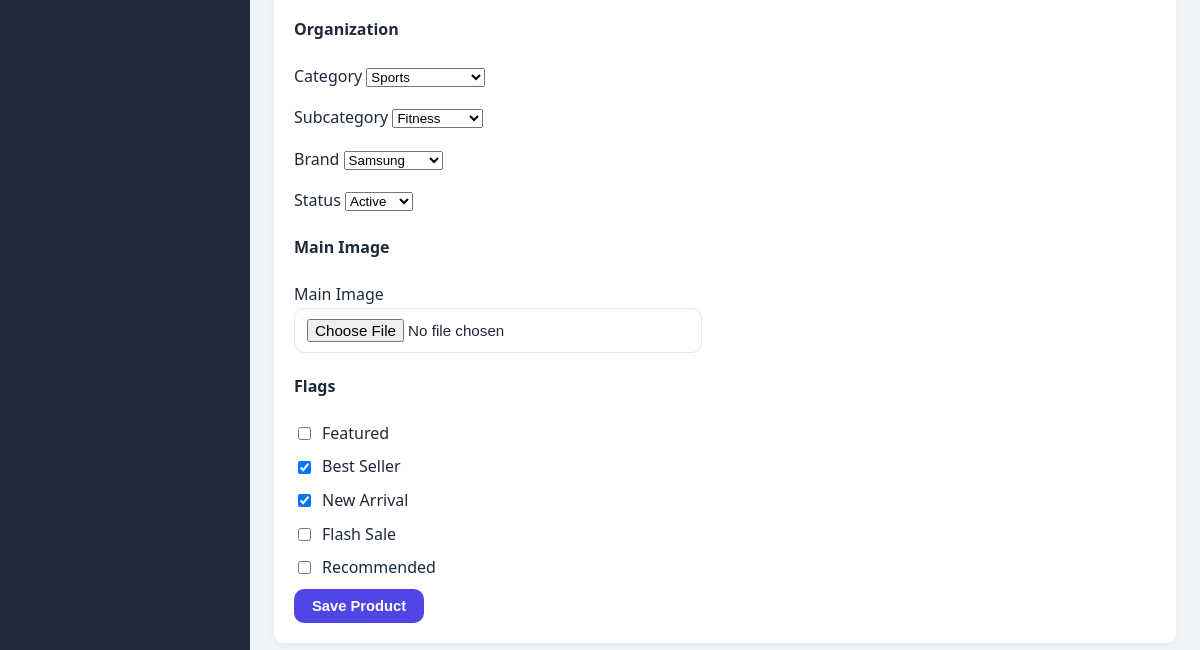
Before: /admin/products/8/edit (signed in, lower part) with the older database file.
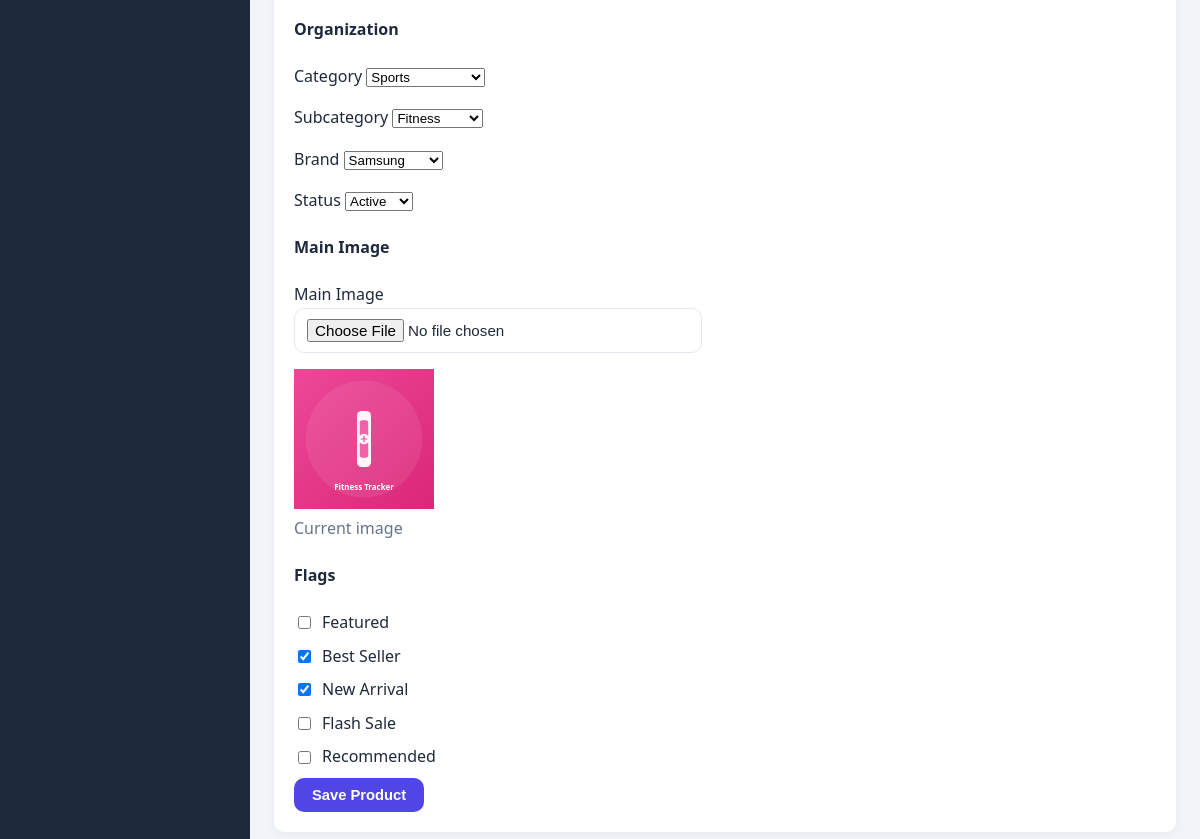
After: the same page with the newer database file.
### app/models/catalog.py (models this page shows, shortened)
class Product(db.Model):
    __tablename__ = 'products'
    id = db.Column(db.Integer, primary_key=True)
    name = db.Column(db.String(255), nullable=False, index=True)
    slug = db.Column(db.String(280), unique=True, nullable=False, index=True)
    sku = db.Column(db.String(80), unique=True, nullable=False, index=True)
    category_id = db.Column(db.Integer, db.ForeignKey('categories.id', ondelete='SET NULL'))
    subcategory_id = db.Column(db.Integer, db.ForeignKey('categories.id', ondelete='SET NULL'))
    brand_id = db.Column(db.Integer, db.ForeignKey('brands.id', ondelete='SET NULL'))
    main_image = db.Column(db.String(255))
    video_url = db.Column(db.String(255))
    short_description = db.Column(db.Text)
    description = db.Column(db.Text)
    price = db.Column(db.Numeric(12, 2), nullable=False, index=True)
    old_price = db.Column(db.Numeric(12, 2))
    cost_price = db.Column(db.Numeric(12, 2))  # for profit estimates
    stock_quantity = db.Column(db.Integer, default=0, index=True)
    min_stock_level = db.Column(db.Integer, default=5)
    sold_count = db.Column(db.Integer, default=0, index=True)
    colors = db.Column(db.String(255))  # comma separated
    sizes = db.Column(db.String(255))   # comma separated
    warranty_info = db.Column(db.Text)
    return_policy = db.Column(db.Text)
    shipping_info = db.Column(db.Text)
    condition = db.Column(db.String(30), default='new')  # new | used | refurbished
    is_featured = db.Column(db.Boolean, default=False)
    is_bestseller = db.Column(db.Boolean, default=False)
    is_new_arrival = db.Column(db.Boolean, default=False)
    is_flash_sale = db.Column(db.Boolean, default=False)
    is_recommended = db.Column(db.Boolean, default=False)
    status = db.Column(db.String(20), default='active', index=True)  # active | inactive
    views = db.Column(db.Integer, default=0)
    created_at = db.Column(db.DateTime, default=datetime.utcnow)
    updated_at = db.Column(db.DateTime, default=datetime.utcnow, onupdate=datetime.utcnow)
    images = db.relationship('ProductImage', backref='product', lazy='selectin',
                             cascade='all, delete-orphan', order_by='ProductImage.display_order')
    variants = db.relationship('ProductVariant', backref='product', lazy='selectin',
                               cascade='all, delete-orphan')
    specifications = db.relationship('ProductSpecification', backref='product', lazy='selectin',
                                     cascade='all, delete-orphan')
    features = db.relationship('ProductFeature', backref='product', lazy='selectin',
                               cascade='all, delete-orphan')
    reviews = db.relationship('Review', backref='product', lazy='dynamic',
                              foreign_keys='Review.product_id')
    order_items = db.relationship('OrderItem', backref='product', lazy='dynamic')

### app/routes/admin.py (the view, shortened to what this page needs)
@admin_bp.route('/products/<int:product_id>/edit', methods=['GET', 'POST'])
@permission_required('manage_products')
def product_edit(product_id):
    product = db.session.get(Product, product_id) or abort(404)
    form = ProductForm(obj=product)
    _populate_product_form(form, product)
    return render_template('admin/product_form.html', form=form, product=product, title='Edit Product')

### app/models/user.py (called while the page is built)
    def has_role(self, role_name):
        return any(r.name == role_name for r in self.roles)

    def has_permission(self, perm_name):
        if self.has_role('Super Admin'):
            return True
        for r in self.roles:
            for p in r.permissions:
                if p.name == perm_name:
                    return True
        return False

### app/routes/admin.py (called while the page is built)
def _populate_product_form(form, product=None):
    form.category_id.choices = [(0, 'Select Category')] + [
        (c.id, c.name) for c in Category.query.filter_by(parent_id=None).order_by(Category.name).all()]
    form.subcategory_id.choices = [(0, 'None')] + [
        (c.id, c.name) for c in Category.query.filter(Category.parent_id.isnot(None)).order_by(Category.name).all()]
    form.brand_id.choices = [(0, 'Select Brand')] + [
        (b.id, b.name) for b in Brand.query.order_by(Brand.name).all()]
    if product:
        form.category_id.data = product.category_id or 0
        form.subcategory_id.data = product.subcategory_id or 0
        form.brand_id.data = product.brand_id or 0

### app/templates/admin/product_form.html (shortened to what this page needs)
{% extends "admin/base.html" %}
{% block content %}
<div class="admin-panel">
  <form method="POST" enctype="multipart/form-data" class="admin-form">
    <div class="row">
      <div class="col-md-4">
        <div class="form-section">
          <h4>Organization</h4>
          <div class="mb-3">
            {{ form.category_id.label(class="form-label") }}
            {{ form.category_id(class="form-select") }}
          </div>
          <div class="mb-3">
            {{ form.subcategory_id.label(class="form-label") }}
            {{ form.subcategory_id(class="form-select") }}
          </div>
          <div class="mb-3">
            {{ form.brand_id.label(class="form-label") }}
            {{ form.brand_id(class="form-select") }}
          </div>
          <div class="mb-3">
            {{ form.status.label(class="form-label") }}
            {{ form.status(class="form-select") }}
          </div>
        </div>
        <div class="form-section">
          <h4>Main Image</h4>
          <div class="mb-3">
            {{ form.main_image.label(class="form-label") }}
            {{ form.main_image(class="form-control") }}
          </div>
          {% if product and product.main_image %}
          <div class="mb-2">
            <img src="{{ product_image_url(product.main_image) }}" alt="Current" class="img-thumbnail" style="max-height:140px;">
            <div class="small text-muted">Current image</div>
          </div>
          {% endif %}
        </div>
        <div class="form-section">
          <h4>Flags</h4>
          <div class="form-check form-switch mb-2">{{ form.is_featured(class="form-check-input") }} {{ form.is_featured.label(class="form-check-label") }}</div>
          <div class="form-check form-switch mb-2">{{ form.is_bestseller(class="form-check-input") }} {{ form.is_bestseller.label(class="form-check-label") }}</div>
          <div class="form-check form-switch mb-2">{{ form.is_new_arrival(class="form-check-input") }} {{ form.is_new_arrival.label(class="form-check-label") }}</div>
          <div class="form-check form-switch mb-2">{{ form.is_flash_sale(class="form-check-input") }} {{ form.is_flash_sale.label(class="form-check-label") }}</div>
          <div class="form-check form-switch mb-2">{{ form.is_recommended(class="form-check-input") }} {{ form.is_recommended.label(class="form-check-label") }}</div>
        </div>
        <div class="d-grid">
          {{ form.submit(class="btn btn-primary") }}
        </div>
      </div>
    </div>
  </form>
</div>
{% endblock %}

Changed rows visible on the page:
changed Product "Sports": main_image: picture added
Other visible differences:
text now shown: "Current image"
